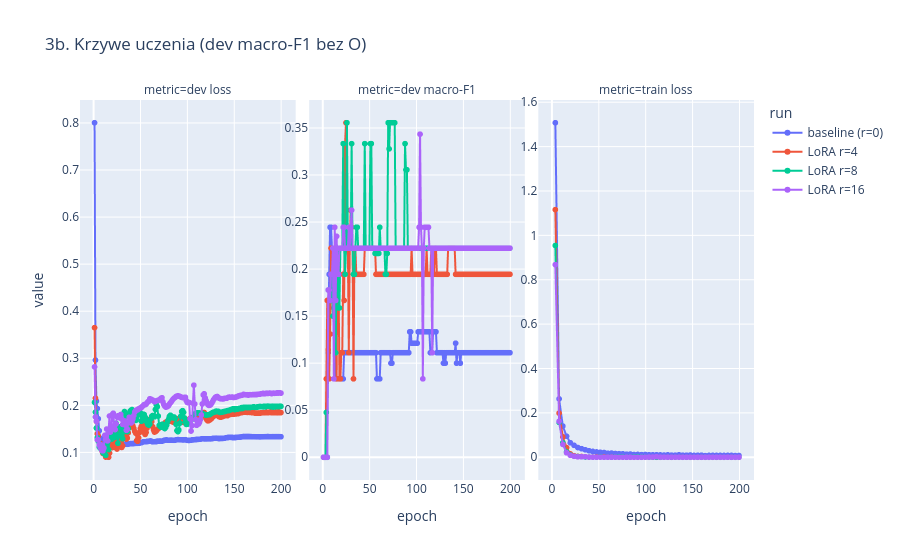
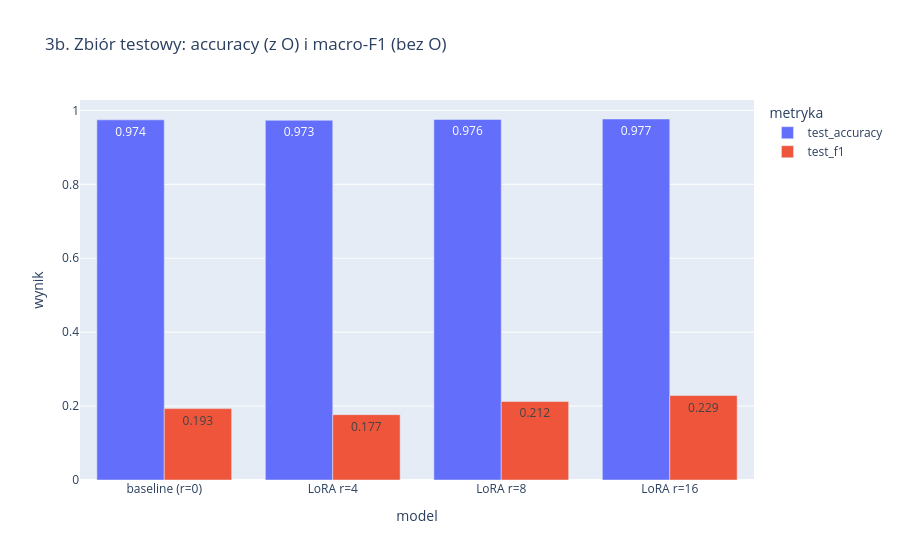

The code cell stored with these charts, in order, in its notebook:
### Code cell
plot_history({name_of(r): res["history"] for r, res in tokres.items()}, "3b. Krzywe uczenia (dev macro-F1 bez O)").show()
px.bar(
    results_tok.melt(id_vars="model", value_vars=["test_accuracy", "test_f1"], var_name="metryka", value_name="wynik"),
    x="model", y="wynik", color="metryka", barmode="group", text_auto=".3f",
    title="3b. Zbiór testowy: accuracy (z O) i macro-F1 (bez O)",
).show()
for r, res in tokres.items():
    print(f"=== {name_of(r)}")
    print(classification_report(res["test_labels"], res["test_pred"], labels=range(len(TAGS)), target_names=TAGS, digits=3, zero_division=0))

### Figure 1 — Plotly figure (JSON) as saved in the notebook; plotly's stock layout.template omitted (floating-point values rounded to 4 significant figures; data arrays with more than 128 entries replaced by an {"elided": "..."} marker saying what was removed)
{"data": [{"hovertemplate": "run=baseline (r=0)<br>metric=dev loss<br>epoch=%{x}<br>value=%{y}<extra></extra>", "legendgroup": "baseline (r=0)", "line": {"color": "#636efa", "dash": "solid"}, "marker": {"symbol": "circle"}, "mode": "lines+markers", "name": "baseline (r=0)", "showlegend": true, "type": "scattergl", "x": {"elided": "200 float values"}, "xaxis": "x", "y": {"elided": "200 float values"}, "yaxis": "y"}, {"hovertemplate": "run=baseline (r=0)<br>metric=dev macro-F1<br>epoch=%{x}<br>value=%{y}<extra></extra>", "legendgroup": "baseline (r=0)", "line": {"color": "#636efa", "dash": "solid"}, "marker": {"symbol": "circle"}, "mode": "lines+markers", "name": "baseline (r=0)", "showlegend": false, "type": "scattergl", "x": {"elided": "200 float values"}, "xaxis": "x2", "y": {"elided": "200 float values"}, "yaxis": "y2"}, {"hovertemplate": "run=baseline (r=0)<br>metric=train loss<br>epoch=%{x}<br>value=%{y}<extra></extra>", "legendgroup": "baseline (r=0)", "line": {"color": "#636efa", "dash": "solid"}, "marker": {"symbol": "circle"}, "mode": "lines+markers", "name": "baseline (r=0)", "showlegend": false, "type": "scattergl", "x": [4.0, 8.0, 12.0, 16.0, 20.0, 24.0, 28.0, 32.0, 36.0, 40.0, 44.0, 48.0, 52.0, 56.0, 60.0, 64.0, 68.0, 72.0, 76.0, 80.0, 84.0, 88.0, 92.0, 96.0, 100.0, 104.0, 108.0, 112.0, 116.0, 120.0, 124.0, 128.0, 132.0, 136.0, 140.0, 144.0, 148.0, 152.0, 156.0, 160.0, 164.0, 168.0, 172.0, 176.0, 180.0, 184.0, 188.0, 192.0, 196.0, 200.0], "xaxis": "x3", "y": [1.507, 0.2631, 0.1404, 0.09461, 0.06541, 0.05365, 0.04389, 0.03858, 0.03349, 0.02921, 0.02622, 0.02386, 0.02219, 0.02131, 0.01791, 0.01874, 0.01681, 0.01622, 0.01546, 0.01364, 0.01435, 0.01234, 0.01251, 0.01184, 0.0124, 0.01131, 0.01081, 0.01101, 0.01044, 0.009918, 0.0107, 0.009663, 0.009518, 0.01085, 0.009305, 0.009044, 0.009966, 0.008217, 0.00879, 0.009126, 0.007334, 0.008256, 0.008443, 0.008259, 0.008283, 0.008081, 0.008313, 0.008386, 0.007566, 0.00784], "yaxis": "y3"}, {"hovertemplate": "run=LoRA r=4<br>metric=dev loss<br>epoch=%{x}<br>value=%{y}<extra></extra>", "legendgroup": "LoRA r=4", "line": {"color": "#EF553B", "dash": "solid"}, "marker": {"symbol": "circle"}, "mode": "lines+markers", "name": "LoRA r=4", "showlegend": true, "type": "scattergl", "x": {"elided": "200 float values"}, "xaxis": "x", "y": {"elided": "200 float values"}, "yaxis": "y"}, {"hovertemplate": "run=LoRA r=4<br>metric=dev macro-F1<br>epoch=%{x}<br>value=%{y}<extra></extra>", "legendgroup": "LoRA r=4", "line": {"color": "#EF553B", "dash": "solid"}, "marker": {"symbol": "circle"}, "mode": "lines+markers", "name": "LoRA r=4", "showlegend": false, "type": "scattergl", "x": {"elided": "200 float values"}, "xaxis": "x2", "y": {"elided": "200 float values"}, "yaxis": "y2"}, {"hovertemplate": "run=LoRA r=4<br>metric=train loss<br>epoch=%{x}<br>value=%{y}<extra></extra>", "legendgroup": "LoRA r=4", "line": {"color": "#EF553B", "dash": "solid"}, "marker": {"symbol": "circle"}, "mode": "lines+markers", "name": "LoRA r=4", "showlegend": false, "type": "scattergl", "x": [4.0, 8.0, 12.0, 16.0, 20.0, 24.0, 28.0, 32.0, 36.0, 40.0, 44.0, 48.0, 52.0, 56.0, 60.0, 64.0, 68.0, 72.0, 76.0, 80.0, 84.0, 88.0, 92.0, 96.0, 100.0, 104.0, 108.0, 112.0, 116.0, 120.0, 124.0, 128.0, 132.0, 136.0, 140.0, 144.0, 148.0, 152.0, 156.0, 160.0, 164.0, 168.0, 172.0, 176.0, 180.0, 184.0, 188.0, 192.0, 196.0, 200.0], "xaxis": "x3", "y": [1.116, 0.1989, 0.09184, 0.04345, 0.01517, 0.006918, 0.003711, 0.003418, 0.001707, 0.0007094, 0.0006946, 0.001275, 0.00123, 0.001378, 0.0005535, 0.0006944, 0.0003874, 0.0003788, 0.0002983, 0.0001806, 0.0002317, 0.0001231, 0.0001618, 0.0001566, 0.0002792, 0.0001013, 0.0001069, 0.0001043, 8.658e-05, 0.0001295, 0.0001165, 9.062e-05, 0.0002826, 0.0002915, 0.0001464, 0.0001289, 9.086e-05, 8.901e-05, 7.535e-05, 0.0001351, 9.062e-05, 7.181e-05, 9.34e-05, 7.525e-05, 8.544e-05, 5.326e-05, 0.0002586, 0.0001243, 7.164e-05, 8.802e-05], "yaxis": "y3"}, {"hovertemplate": "run=LoRA r=8<br>metric=dev loss<br>epoch=%{x}<br>value=%{y}<extra></extra>", "legendgroup": "LoRA r=8", "line": {"color": "#00cc96", "dash": "solid"}, "marker": {"symbol": "circle"}, "mode": "lines+markers", "name": "LoRA r=8", "showlegend": true, "type": "scattergl", "x": {"elided": "200 float values"}, "xaxis": "x", "y": {"elided": "200 float values"}, "yaxis": "y"}, {"hovertemplate": "run=LoRA r=8<br>metric=dev macro-F1<br>epoch=%{x}<br>value=%{y}<extra></extra>", "legendgroup": "LoRA r=8", "line": {"color": "#00cc96", "dash": "solid"}, "marker": {"symbol": "circle"}, "mode": "lines+markers", "name": "LoRA r=8", "showlegend": false, "type": "scattergl", "x": {"elided": "200 float values"}, "xaxis": "x2", "y": {"elided": "200 float values"}, "yaxis": "y2"}, {"hovertemplate": "run=LoRA r=8<br>metric=train loss<br>epoch=%{x}<br>value=%{y}<extra></extra>", "legendgroup": "LoRA r=8", "line": {"color": "#00cc96", "dash": "solid"}, "marker": {"symbol": "circle"}, "mode": "lines+markers", "name": "LoRA r=8", "showlegend": false, "type": "scattergl", "x": [4.0, 8.0, 12.0, 16.0, 20.0, 24.0, 28.0, 32.0, 36.0, 40.0, 44.0, 48.0, 52.0, 56.0, 60.0, 64.0, 68.0, 72.0, 76.0, 80.0, 84.0, 88.0, 92.0, 96.0, 100.0, 104.0, 108.0, 112.0, 116.0, 120.0, 124.0, 128.0, 132.0, 136.0, 140.0, 144.0, 148.0, 152.0, 156.0, 160.0, 164.0, 168.0, 172.0, 176.0, 180.0, 184.0, 188.0, 192.0, 196.0, 200.0], "xaxis": "x3", "y": [0.9544, 0.1572, 0.06532, 0.02404, 0.01042, 0.004489, 0.003076, 0.002009, 0.001123, 0.0008105, 0.0005805, 0.0003926, 0.001335, 0.0005041, 0.0003073, 0.0003601, 0.001159, 0.001752, 0.001713, 0.0003808, 0.0004325, 0.001712, 0.002548, 0.001171, 0.0006728, 0.0001591, 0.0001567, 0.0001099, 8.092e-05, 0.0001578, 0.0001117, 0.0001003, 0.0003241, 0.0001691, 0.0001042, 0.0001226, 8.978e-05, 0.0001288, 7.857e-05, 0.0001169, 8.119e-05, 8.314e-05, 8.945e-05, 7.788e-05, 9.461e-05, 4.583e-05, 0.0001964, 9.509e-05, 6.551e-05, 9.465e-05], "yaxis": "y3"}, {"hovertemplate": "run=LoRA r=16<br>metric=dev loss<br>epoch=%{x}<br>value=%{y}<extra></extra>", "legendgroup": "LoRA r=16", "line": {"color": "#ab63fa", "dash": "solid"}, "marker": {"symbol": "circle"}, "mode": "lines+markers", "name": "LoRA r=16", "showlegend": true, "type": "scattergl", "x": {"elided": "200 float values"}, "xaxis": "x", "y": {"elided": "200 float values"}, "yaxis": "y"}, {"hovertemplate": "run=LoRA r=16<br>metric=dev macro-F1<br>epoch=%{x}<br>value=%{y}<extra></extra>", "legendgroup": "LoRA r=16", "line": {"color": "#ab63fa", "dash": "solid"}, "marker": {"symbol": "circle"}, "mode": "lines+markers", "name": "LoRA r=16", "showlegend": false, "type": "scattergl", "x": {"elided": "200 float values"}, "xaxis": "x2", "y": {"elided": "200 float values"}, "yaxis": "y2"}, {"hovertemplate": "run=LoRA r=16<br>metric=train loss<br>epoch=%{x}<br>value=%{y}<extra></extra>", "legendgroup": "LoRA r=16", "line": {"color": "#ab63fa", "dash": "solid"}, "marker": {"symbol": "circle"}, "mode": "lines+markers", "name": "LoRA r=16", "showlegend": false, "type": "scattergl", "x": [4.0, 8.0, 12.0, 16.0, 20.0, 24.0, 28.0, 32.0, 36.0, 40.0, 44.0, 48.0, 52.0, 56.0, 60.0, 64.0, 68.0, 72.0, 76.0, 80.0, 84.0, 88.0, 92.0, 96.0, 100.0, 104.0, 108.0, 112.0, 116.0, 120.0, 124.0, 128.0, 132.0, 136.0, 140.0, 144.0, 148.0, 152.0, 156.0, 160.0, 164.0, 168.0, 172.0, 176.0, 180.0, 184.0, 188.0, 192.0, 196.0, 200.0], "xaxis": "x3", "y": [0.868, 0.1618, 0.0579, 0.02028, 0.00879, 0.004593, 0.001817, 0.00227, 0.002437, 0.0007296, 0.0004954, 0.0003039, 0.0002519, 0.0002201, 0.0001546, 0.0001379, 0.0001413, 9.127e-05, 0.0002016, 8.192e-05, 0.0001011, 6.449e-05, 7.911e-05, 8.036e-05, 0.0002358, 0.0007856, 0.0008301, 0.002097, 0.0006102, 0.0004879, 0.0001455, 0.00013, 0.0002601, 9.522e-05, 7.861e-05, 9.543e-05, 7.233e-05, 9.967e-05, 6.979e-05, 7.778e-05, 7.524e-05, 7.119e-05, 5.793e-05, 6.294e-05, 7.236e-05, 3.477e-05, 0.0001576, 7.023e-05, 5.503e-05, 5.518e-05], "yaxis": "y3"}], "layout": {"annotations": [{"font": {}, "showarrow": false, "text": "metric=dev loss", "x": 0.16, "xanchor": "center", "xref": "paper", "y": 1.0, "yanchor": "bottom", "yref": "paper"}, {"font": {}, "showarrow": false, "text": "metric=dev macro-F1", "x": 0.5, "xanchor": "center", "xref": "paper", "y": 1.0, "yanchor": "bottom", "yref": "paper"}, {"font": {}, "showarrow": false, "text": "metric=train loss", "x": 0.84, "xanchor": "center", "xref": "paper", "y": 1.0, "yanchor": "bottom", "yref": "paper"}], "legend": {"title": {"text": "run"}, "tracegroupgap": 0}, "title": {"text": "3b. Krzywe uczenia (dev macro-F1 bez O)"}, "xaxis": {"anchor": "y", "domain": [0.0, 0.32], "title": {"text": "epoch"}}, "xaxis2": {"anchor": "y2", "domain": [0.34, 0.66], "matches": "x", "title": {"text": "epoch"}}, "xaxis3": {"anchor": "y3", "domain": [0.68, 1.0], "matches": "x", "title": {"text": "epoch"}}, "yaxis": {"anchor": "x", "domain": [0.0, 1.0], "showticklabels": true, "title": {"text": "value"}}, "yaxis2": {"anchor": "x2", "domain": [0.0, 1.0], "showticklabels": true}, "yaxis3": {"anchor": "x3", "domain": [0.0, 1.0], "showticklabels": true}}}

### Figure 2 — Plotly figure (JSON) as saved in the notebook; plotly's stock layout.template omitted (floating-point values rounded to 4 significant figures)
{"data": [{"alignmentgroup": "True", "hovertemplate": "metryka=test_accuracy<br>model=%{x}<br>wynik=%{y}<extra></extra>", "legendgroup": "test_accuracy", "marker": {"color": "#636efa", "pattern": {"shape": ""}}, "name": "test_accuracy", "offsetgroup": "test_accuracy", "orientation": "v", "showlegend": true, "textposition": "auto", "texttemplate": "%{y:.3f}", "type": "bar", "x": ["baseline (r=0)", "LoRA r=4", "LoRA r=8", "LoRA r=16"], "xaxis": "x", "y": [0.9744, 0.9732, 0.9756, 0.9767], "yaxis": "y"}, {"alignmentgroup": "True", "hovertemplate": "metryka=test_f1<br>model=%{x}<br>wynik=%{y}<extra></extra>", "legendgroup": "test_f1", "marker": {"color": "#EF553B", "pattern": {"shape": ""}}, "name": "test_f1", "offsetgroup": "test_f1", "orientation": "v", "showlegend": true, "textposition": "auto", "texttemplate": "%{y:.3f}", "type": "bar", "x": ["baseline (r=0)", "LoRA r=4", "LoRA r=8", "LoRA r=16"], "xaxis": "x", "y": [0.1931, 0.1768, 0.2124, 0.2286], "yaxis": "y"}], "layout": {"barmode": "group", "legend": {"title": {"text": "metryka"}, "tracegroupgap": 0}, "title": {"text": "3b. Zbiór testowy: accuracy (z O) i macro-F1 (bez O)"}, "xaxis": {"anchor": "y", "domain": [0.0, 1.0], "title": {"text": "model"}}, "yaxis": {"anchor": "x", "domain": [0.0, 1.0], "title": {"text": "wynik"}}}}
